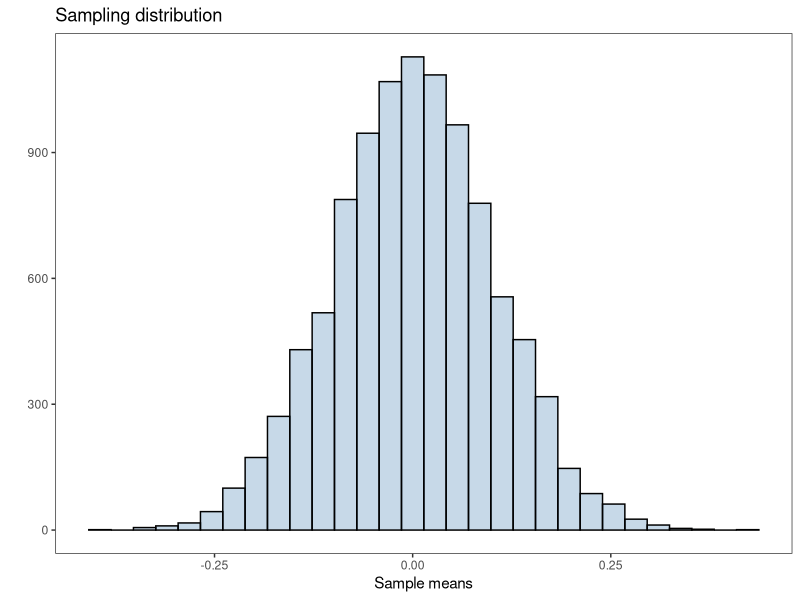
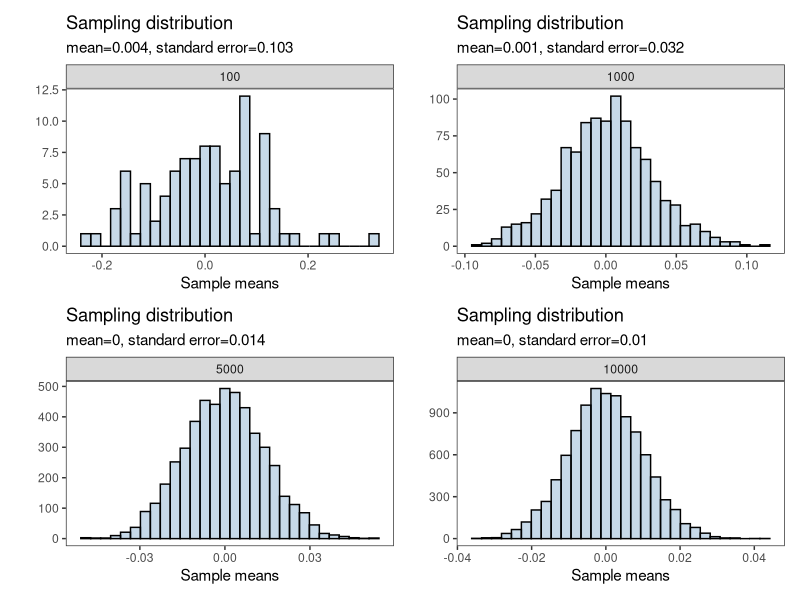
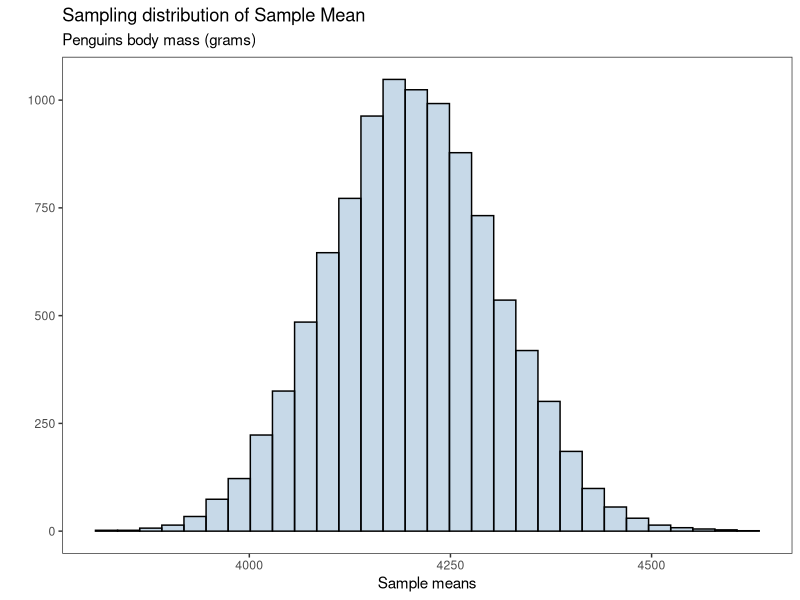
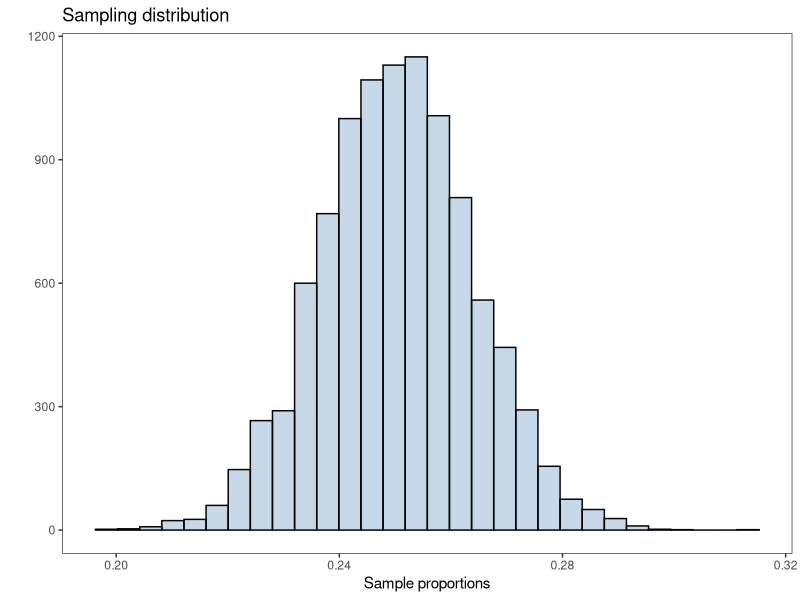
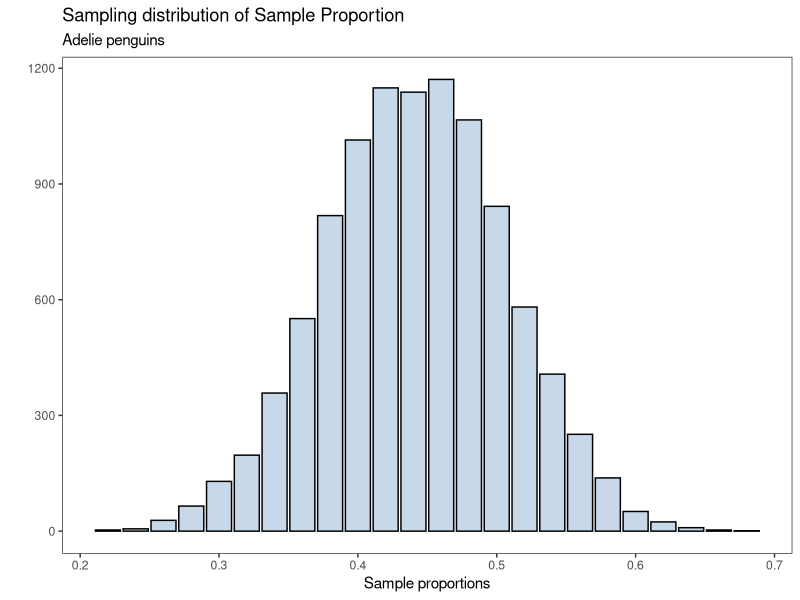

Source code (R) for these figures, in order:
## ---- chunk 1
knitr::opts_chunk$set(
  comment = "#>",
  fig.width = 6,
  fig.height = 4,
  warning = FALSE,
  eval = TRUE
)
## ---- chunk 2
library(ggplot2)
library(patchwork)
library(palmerpenguins)
## ---- chunk 3
theme_set(theme_bw())
theme_replace(panel.grid.minor = element_blank(),
              panel.grid.major = element_blank())
## ---- chunk 4
n_samples <- 10000
sample_size <- 100 # each sample will be of size 100
sample_means <- numeric(n_samples)

for(i in 1:n_samples){
  sample_i =  rnorm(n = sample_size, mean = 0, sd=1) # generate a new sample
  sample_means[i] = mean(sample_i) # obtain mean for each sample
}
## ---- chunk 5
sampling_dist <- ggplot(data.frame(sample_means),aes(sample_means))+
  geom_histogram(fill = 'steelblue',alpha = 0.3,
                 color = 'black',bins=30)+
  labs(title = 'Sampling distribution',
       x = 'Sample means',y = '')
## ---- chunk 6
sampling_dist
## ---- chunk 7
mean(sample_means)
## ---- chunk 8
sd(sample_means)
## ---- chunk 9
generate_sampling_distribution <- function(n_samples, mean = 0, sd = 1,
                                           color = 'black', fill = 'steelblue',
                                           alpha = 0.3, bins=30) {
  
  sample_means <- numeric(n_samples)
  
  for(i in 1:n_samples){
    sample_i =  rnorm(n = n_samples, mean = mean, sd=sd) # generate a new sample
    sample_means[i] = mean(sample_i) # obtain mean for each sample
  }
  
  sample_mean <- round(mean(sample_means),3)
  standard_error <- round(sd(sample_means),3)
  
  sampling_dist <- ggplot(data.frame(sample_means,n_samples),aes(sample_means))+
    geom_histogram(fill = fill,alpha = alpha,
                   color = color,bins=bins)+
    labs(title = 'Sampling distribution',
         x = 'Sample means',y = '',
         subtitle = paste0('mean=',sample_mean,
                           ', standard error=',standard_error))
  return(sampling_dist+facet_grid(~n_samples))
}
## ---- chunk 10
plots <- generate_sampling_distribution(100)+
  generate_sampling_distribution(1000)+
  generate_sampling_distribution(5000)+
  generate_sampling_distribution(10000)+
  plot_layout(nrow = 2, ncol = 2)
## ---- chunk 11
plots
## ---- chunk 12
body_mass_g <- penguins$body_mass_g[!is.na(penguins$body_mass_g)]
## ---- chunk 13
n_samples <- 10000
sample_size <- 50

body_mass_xbar <- numeric(n_samples)

for(i in 1:n_samples){
  sample_i =  sample(body_mass_g, size = sample_size) # generate a new sample
  body_mass_xbar[i] = mean(sample_i) # obtain mean for each sample
}
## ---- chunk 14
sampling_dist <- ggplot(data.frame(body_mass_xbar),
                        aes(body_mass_xbar))+
  geom_histogram(fill = 'steelblue',alpha = 0.3,
                 color = 'black',bins=30)+
  labs(title = 'Sampling distribution of Sample Mean',
       subtitle = 'Penguins body mass (grams)',
       x = 'Sample means',y = '')
## ---- chunk 15
sampling_dist
## ---- chunk 16
mean(body_mass_xbar)
## ---- chunk 17
mean(body_mass_g)
## ---- chunk 18
sd(body_mass_xbar)
## ---- chunk 19
n_samples <- 10000
sample_size <- 100 # each sample will be of size 100
n_trials <- 10
sample_proportions <- numeric(n_samples)

for(i in 1:n_samples){
  sample_i =  rbinom(n = sample_size, size= n_trials, 
                     prob = 0.25) # generate a new sample
  sample_proportions[i] = mean(sample_i)/n_trials # obtain proportion for each sample
}
## ---- chunk 20
sampling_dist_prop <- ggplot(data.frame(sample_proportions),
                             aes(sample_proportions))+
  geom_histogram(fill = 'steelblue',alpha = 0.3,
                 color = 'black',bins=30)+
  labs(title = 'Sampling distribution',
       x = 'Sample proportions',y = '')
## ---- chunk 21
sampling_dist_prop
## ---- chunk 22
mean(sample_proportions)
## ---- chunk 23
sd(sample_proportions)
## ---- chunk 24
species <- penguins$species[!is.na(penguins$species)]
## ---- chunk 25
n_samples <- 10000
sample_size <- 50

adelie_proportions <- numeric(n_samples)

for(i in 1:n_samples){
  sample_i =  sample(species, size = sample_size) # generate a new sample from the population
  adelie_proportions[i] = mean(sample_i == 'Adelie') # obtain proportion for each sample
}
## ---- chunk 26
sampling_dist <- ggplot(data.frame(adelie_proportions),
                        aes(adelie_proportions))+
  geom_bar(fill = 'steelblue',alpha = 0.3,
                 color = 'black')+
  labs(title = 'Sampling distribution of Sample Proportion',
       subtitle = "Adelie penguins",
       x = 'Sample proportions',y = '')
## ---- chunk 27
sampling_dist
## ---- chunk 28
mean(adelie_proportions)
## ---- chunk 29
prop.table(table(species))['Adelie']
## ---- chunk 30
sd(adelie_proportions)
## ---- chunk 31
p <- prop.table(table(species))['Adelie']
sqrt((p*(1-p))/sample_size)
